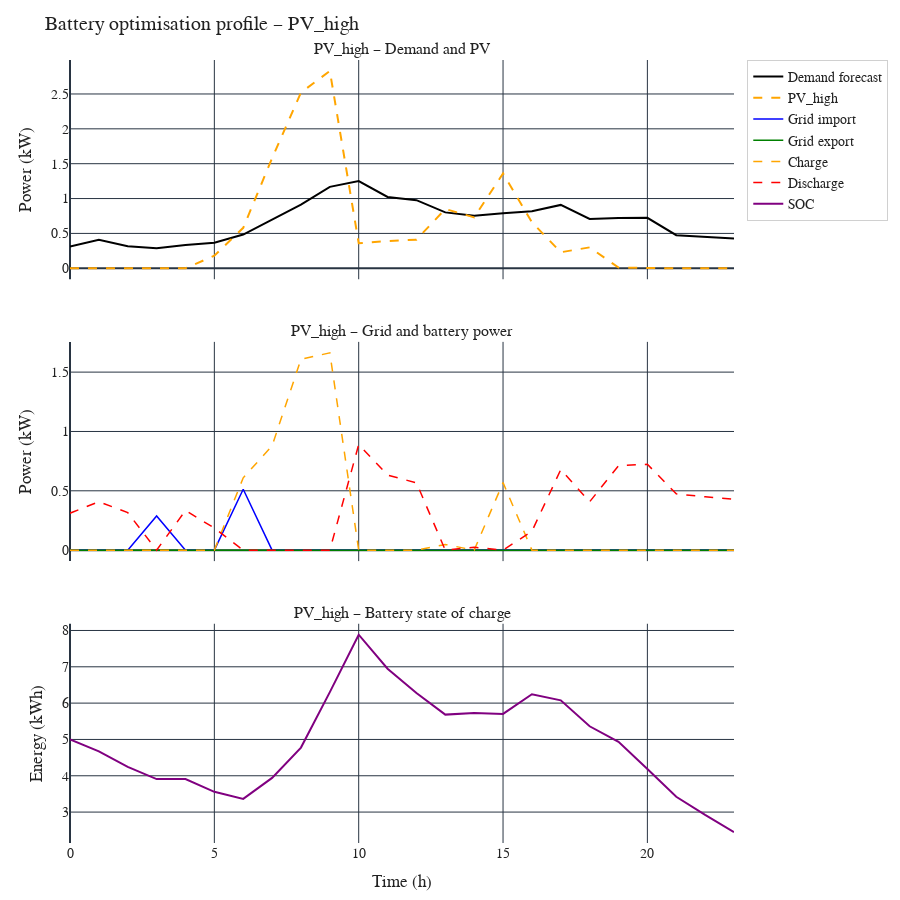

Notebook cell for this chart:
### Code cell
plot_optimisation_profile(hours, demand, pv_high, result_high,
                          title_prefix="PV_high",
                          filename="ex11_fig2_PV_high.svg")

### Figure 1 — Plotly figure (JSON) as saved in the notebook; plotly's stock layout.template omitted (floating-point values rounded to 4 significant figures)
{"data": [{"line": {"color": "black", "width": 2}, "mode": "lines", "name": "Demand forecast", "x": [0, 1, 2, 3, 4, 5, 6, 7, 8, 9, 10, 11, 12, 13, 14, 15, 16, 17, 18, 19, 20, 21, 22, 23], "y": [0.3114, 0.4081, 0.3161, 0.2875, 0.334, 0.3661, 0.4835, 0.7011, 0.9123, 1.168, 1.25, 1.023, 0.9771, 0.8017, 0.7547, 0.791, 0.8193, 0.9087, 0.7077, 0.721, 0.7237, 0.4744, 0.4489, 0.4282], "type": "scatter", "xaxis": "x", "yaxis": "y"}, {"line": {"color": "orange", "dash": "dash", "width": 2}, "mode": "lines", "name": "PV_high", "x": [0, 1, 2, 3, 4, 5, 6, 7, 8, 9, 10, 11, 12, 13, 14, 15, 16, 17, 18, 19, 20, 21, 22, 23], "y": [0.0, 0.0, 0.0, 0.0, 0.0, 0.18, 0.58, 1.58, 2.52, 2.83, 0.36, 0.39, 0.41, 0.85, 0.73, 1.36, 0.66, 0.23, 0.3, 0.01, 0.0, 0.0, 0.0, 0.0], "type": "scatter", "xaxis": "x", "yaxis": "y"}, {"line": {"color": "blue", "width": 1.5}, "mode": "lines", "name": "Grid import", "x": [0, 1, 2, 3, 4, 5, 6, 7, 8, 9, 10, 11, 12, 13, 14, 15, 16, 17, 18, 19, 20, 21, 22, 23], "y": [-4.682e-05, -3.719e-05, -3.016e-05, 0.2875, 8.97e-08, 1.541e-05, 0.5133, 1.211e-05, 1.241e-05, 1.352e-05, 1.761e-05, 2.241e-05, 2.827e-05, 3.153e-05, 4.036e-05, 3.628e-05, 3.533e-05, 1.856e-05, -5.138e-06, -2.683e-05, -3.776e-05, -3.482e-05, -2.278e-05, -1.138e-05], "type": "scatter", "xaxis": "x2", "yaxis": "y2"}, {"line": {"color": "green", "width": 1.5}, "mode": "lines", "name": "Grid export", "x": [0, 1, 2, 3, 4, 5, 6, 7, 8, 9, 10, 11, 12, 13, 14, 15, 16, 17, 18, 19, 20, 21, 22, 23], "y": [4.681e-05, 3.717e-05, 3.015e-05, 5.152e-06, -1.028e-07, -1.542e-05, -3.193e-06, -1.212e-05, -1.243e-05, -1.355e-05, -1.763e-05, -2.243e-05, -2.829e-05, -3.155e-05, -4.038e-05, -3.63e-05, -3.535e-05, -1.859e-05, 5.117e-06, 2.681e-05, 3.773e-05, 3.48e-05, 2.276e-05, 1.137e-05], "type": "scatter", "xaxis": "x2", "yaxis": "y2"}, {"line": {"color": "orange", "dash": "dash", "width": 1.5}, "mode": "lines", "name": "Charge", "x": [0, 1, 2, 3, 4, 5, 6, 7, 8, 9, 10, 11, 12, 13, 14, 15, 16, 17, 18, 19, 20, 21, 22, 23], "y": [9.24e-06, 6.047e-06, 8.647e-06, -2.85e-06, -4.95e-08, -8.926e-06, 0.6098, 0.8789, 1.608, 1.662, -1.525e-08, -1.066e-06, -2.612e-06, 0.0484, -8.114e-06, 0.5691, -1.045e-05, -5.843e-06, 2.154e-06, 9.618e-06, 1.25e-05, 9.302e-06, 2.262e-06, -3.951e-06], "type": "scatter", "xaxis": "x2", "yaxis": "y2"}, {"line": {"color": "red", "dash": "dash", "width": 1.5}, "mode": "lines", "name": "Discharge", "x": [0, 1, 2, 3, 4, 5, 6, 7, 8, 9, 10, 11, 12, 13, 14, 15, 16, 17, 18, 19, 20, 21, 22, 23], "y": [0.3115, 0.4081, 0.3162, 5.981e-06, 0.334, 0.1861, -3.856e-06, 1.218e-06, -1.14e-06, -2.702e-06, 0.8898, 0.6328, 0.567, -1.385e-06, 0.02459, 2.049e-06, 0.1593, 0.6786, 0.4077, 0.711, 0.7238, 0.4745, 0.449, 0.4282], "type": "scatter", "xaxis": "x2", "yaxis": "y2"}, {"line": {"color": "purple", "width": 2}, "mode": "lines", "name": "SOC", "x": [0, 1, 2, 3, 4, 5, 6, 7, 8, 9, 10, 11, 12, 13, 14, 15, 16, 17, 18, 19, 20, 21, 22, 23], "y": [5.0, 4.672, 4.242, 3.91, 3.91, 3.558, 3.362, 3.941, 4.776, 6.304, 7.883, 6.946, 6.28, 5.683, 5.729, 5.704, 6.244, 6.077, 5.362, 4.933, 4.185, 3.423, 2.923, 2.451], "type": "scatter", "xaxis": "x3", "yaxis": "y3"}], "layout": {"xaxis": {"anchor": "y", "domain": [0.0, 1.0], "matches": "x3", "showticklabels": false}, "yaxis": {"anchor": "x", "domain": [0.72, 1.0], "title": {"text": "Power (kW)"}}, "xaxis2": {"anchor": "y2", "domain": [0.0, 1.0], "matches": "x3", "showticklabels": false}, "yaxis2": {"anchor": "x2", "domain": [0.36, 0.64], "title": {"text": "Power (kW)"}}, "xaxis3": {"anchor": "y3", "domain": [0.0, 1.0], "title": {"text": "Time (h)"}}, "yaxis3": {"anchor": "x3", "domain": [0.0, 0.28], "title": {"text": "Energy (kWh)"}}, "annotations": [{"font": {"size": 16}, "showarrow": false, "text": "PV_high – Demand and PV", "x": 0.5, "xanchor": "center", "xref": "paper", "y": 1.0, "yanchor": "bottom", "yref": "paper"}, {"font": {"size": 16}, "showarrow": false, "text": "PV_high – Grid and battery power", "x": 0.5, "xanchor": "center", "xref": "paper", "y": 0.64, "yanchor": "bottom", "yref": "paper"}, {"font": {"size": 16}, "showarrow": false, "text": "PV_high – Battery state of charge", "x": 0.5, "xanchor": "center", "xref": "paper", "y": 0.28, "yanchor": "bottom", "yref": "paper"}], "font": {"family": "CMU Serif, 'Times New Roman', serif", "size": 14, "color": "#222"}, "legend": {"bgcolor": "rgba(255,255,255,0.85)", "bordercolor": "#d0d0d0", "borderwidth": 1}, "margin": {"t": 60, "r": 30, "b": 50, "l": 70}, "height": 900, "title": {"text": "Battery optimisation profile – PV_high"}, "paper_bgcolor": "#ffffff", "plot_bgcolor": "#ffffff"}}
